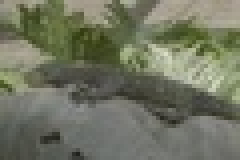
%> input picture allinone/pk2en/ch1.jpg, 60 x 40 px, shrunk from 480 x 318 before the run (shown 4 times larger)
$ octave showseams_pro.m   (GNU Octave 9; MATLAB toolbox functions it lacks are replaced by stand-ins)
%> lines starting %> are read from the running program, lines starting %| are printed output that depends on the picture
### allinone/pk2en/promap.m
 % Assume we Have 8 bit images
 function P=promap(a)
 %a=imread('ch1.jpg');
 %a=imread('ch.jpg');
 sz=size(a);
 if size(a,3)~=1
     a=rgb2gray(a);
 end
 P=zeros(size(a));
 total=sz(1)*sz(2);
 if isinteger(a)==0
     a=a.*255;
     a=uint8(a);
 end
 %a=double(a)/255;
 [c,x]=imhist(a);
 %figure;imshow(a);
 %figure;imhist(a)
 for i=1:sz(1)
     for j=1:sz(2)
         k=a(i,j);
         P(i,j)=1-(c(k+1)/total);
     end
 end
 % [5 lines of commented-out code are left out]
 end

### allinone/pk2en/calmatcx.m
function [ca] = calmatcx(ga)

sz=size(ga);
ca=zeros(sz(1),sz(2));

for j=1:sz(2)
    ca(1,j)=ga(1,j);
end
%imshow(b);

for i=2:sz(1)
    for j=1:sz(2)
        if j==1
            ca(i,j)=ga(i,j)+min2(ca(i-1,j),ca(i-1,j+1));
        elseif j==sz(2)
            ca(i,j)=ga(i,j)+min2(ca(i-1,j),ca(i-1,j-1));
        else
            ca(i,j)=ga(i,j)+min3(ca(i-1,j),ca(i-1,j-1),ca(i-1,j+1));
        end
    end
end
ca=ca;


% [95 lines of commented-out code are left out]

### allinone/insertw.m
function [mva,mca] = insertw(ca)

sz=size(ca);

for j=1:sz(2)
    mva(j)=ca(sz(1),j)/sz(2);
    mca(j)=j;
end

t=0;
for i=1:sz(2)
    for j=1:sz(2)-1
        if mva(j)>mva(j+1)
            t=mva(j);
            mva(j)=mva(j+1);
            mva(j+1)=t;
            t=mca(j);
            mca(j)=mca(j+1);
            mca(j+1)=t;
        end
    end
end
mva=mva;
mca=mca;


% [38 lines of commented-out code are left out]

### allinone/pk2en/seamstretchw2.m
function [I,I2]=seamstretchw2(a,a1,c,minc,qq)

sz=size(c);

res=zeros(sz(1),sz(2)+1);
I2=zeros(sz(1),sz(2)+1);
 for i=1:sz(1)
     ii=sz(1)-i+1;
     for j=1:minc
         res(ii,j)=a(ii,j);
         I2(ii,j)=a1(ii,j);
     end
     res(ii,minc+1)=0;
     if qq==1
     I2(ii,minc+1)=0;
     else
         I2(ii,minc+1)=0;
     end
% [7 lines of commented-out code are left out]
     for j=minc+2:(sz(2)+1)
         res(ii,j)=a(ii,j-1);
         I2(ii,j)=a1(ii,j-1);
     end

     if ii~=1
     if minc==1
         minc=mins2(c(ii-1,1),1,c(ii-1,2),2);
     elseif minc==sz(2)
         minc=mins2(c(ii-1,sz(2)-1),sz(2)-1,c(ii-1,sz(2)),sz(2));
     else
         minc=mins3(c(ii-1,minc-1),minc-1,c(ii-1,minc),minc,c(ii-1,minc+1),minc+1);
     end
     end
 end

I=mat2gray(res);
I2=mat2gray(I2);

### allinone/pk2en/mins3.m
function [y] = mins3(a,i,b,j,c,k)
if a<b
    if a<c
        y=i;
    else
        y=k;
    end
elseif c<b
    y=k;
else
    y=j;
end
end

### allinone/pk2en/showseams_pro.m
clear all
t1=cputime;
%I = load_images('sun.jpg');
I=imread('ch1.jpg');
%> I is the input picture: size 40x60x3 uint8; mean R, G, B 112.6, 116, 97
ppp=0;
qqq=20;

sz=size(I);
%> sz = [40 60 3]
K1=zeros(sz(1)+ppp,sz(2)+qqq,sz(3));

%R = exposure_fusion(I,[0 0 0]);
 R=I(:,:,:,1);
%R=I(:,:,:,h);
L1=rgb2gray(R);
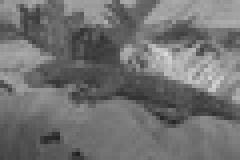
%> L1: size 40x60 uint8 (shown 4 times larger); min 32, max 218, mean 112.8
for q=1:3
   a2=R(:,:,q);
   L=L1;
   imwrite(L,'ch.jpg','jpg');
 for i=1:qqq
   L=imread('ch.jpg');
%> L: size 40x60 uint8; min 40, max 209, mean 112.8
  [ga1]=promap(L);
%> in promap, `[c,x]=imhist(a);`: c = 256 values, max 50 at index 114, min 0 at index 1, mean 9.38; x = 256 values from 0 to 255
  [c]=calmatcx(ga1);
%> after the loop in calmatcx, `for j=1:sz(2)`:
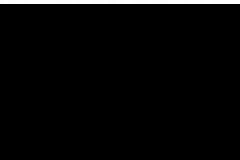
%> ca: size 40x60 double (shown 4 times larger); min 0, max 0.999, mean 0.0248
%> after the loop in calmatcx, `for i=2:sz(1)`:
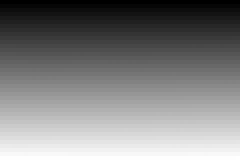
%> ca: size 40x60 double (shown 4 times larger); min 0.985, max 39.52, mean 20.2; drawn with min black and max white
  [mv1,mc1]=insertw(c);
%> after the loop in insertw, `for j=1:sz(2)`: mca = 60 values from 1 to 60; mva = 60 values, max 0.659 at index 60, min 0.657 at index 28, mean 0.657
%> after the loop in insertw, `for i=1:sz(2)`: mca = 60 values, max 60 at index 60, min 1 at index 57, mean 30.5; mva = 60 values from 0.657 to 0.659; t = 26
%> mv1 = 60 values from 0.657 to 0.659; mc1 has the same summary as mca in insertw
  q
  [L,a2]=seamstretchw2(L,a2,c,mc1(i),q);
%> the loop in seamstretchw2, `for i=1:sz(1)` made 40 passes
%> (y in mins3, minc) on passes 1 to 12: (27, 27), (26, 26), (26, 26), (26, 26), (26, 26), (26, 26), (25, 25), (24, 24), (25, 25), (24, 24), (25, 25), (24, 24)
%> after the loop in seamstretchw2, `for i=1:sz(1)`:
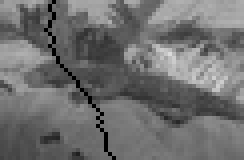
%> I2: size 40x61 double (shown 4 times larger); min 0, max 218, mean 110.7
%> in seamstretchw2, `I=mat2gray(res);`:
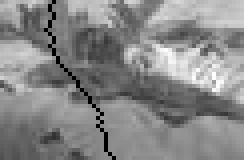
%> I: size 40x61 double (shown 4 times larger); min 0, max 1, mean 0.531
%> in seamstretchw2, `I2=mat2gray(I2);`:
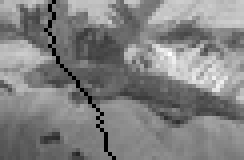
%> I2: size 40x61 double (shown 4 times larger); min 0, max 1, mean 0.508
  imwrite(L,'ch.jpg','jpg')
 end
% [6 lines of commented-out code are left out]
 K1(:,:,q)=a2;
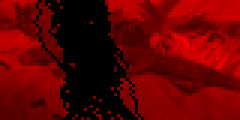
%> K1: size 40x80x3 double (shown 3 times larger); mean R, G, B 0.387, 0, 0
end

figure;imshow(K1);

 t2=cputime;
 ll=t2-t1;
 ll
